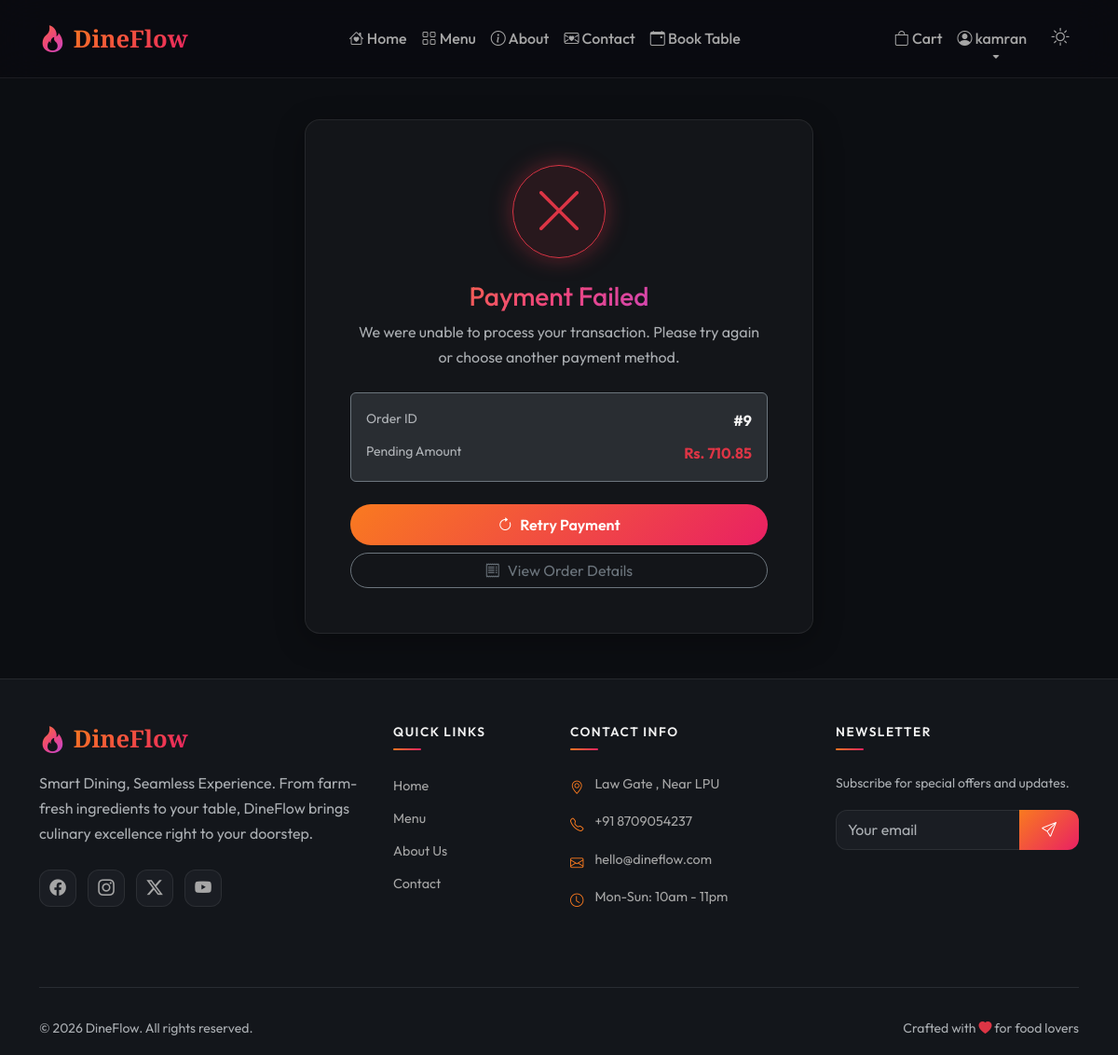
/payments/failure/9/ (signed in), run on the app's committed database.
### accounts/models.py (models this page shows, shortened)
class User(AbstractUser):
    class Role(models.TextChoices):
        CUSTOMER = 'customer', 'Customer'
        MANAGER = 'manager', 'Restaurant Manager'
        ADMIN = 'admin', 'Administrator'
    role = models.CharField(
        max_length=20,
        choices=Role.choices,
        default=Role.CUSTOMER,
    )
    phone = models.CharField(max_length=20, blank=True, null=True)
    address = models.TextField(blank=True, null=True)
    city = models.CharField(max_length=100, blank=True, null=True)
    state = models.CharField(max_length=100, blank=True, null=True)
    zip_code = models.CharField(max_length=20, blank=True, null=True)
    profile_picture = models.ImageField(
        upload_to='profile_pics/',
        blank=True,
        null=True,
        default='profile_pics/default.png',
    )
    created_at = models.DateTimeField(auto_now_add=True)
    updated_at = models.DateTimeField(auto_now=True)
    class Meta:
        verbose_name = 'User'
        verbose_name_plural = 'Users'
        ordering = ['-created_at']

### orders/models.py (models this page shows, shortened)
class Order(models.Model):
    class OrderStatus(models.TextChoices):
        PENDING = 'pending', 'Pending'
        ACCEPTED = 'accepted', 'Accepted'
        PREPARING = 'preparing', 'Preparing'
        READY = 'ready', 'Ready'
        OUT_FOR_DELIVERY = 'out_for_delivery', 'Out For Delivery'
        DELIVERED = 'delivered', 'Delivered'
        CANCELLED = 'cancelled', 'Cancelled'
    class PaymentStatus(models.TextChoices):
        PENDING = 'pending', 'Pending'
        PAID = 'paid', 'Paid'
        FAILED = 'failed', 'Failed'
        REFUNDED = 'refunded', 'Refunded'
    customer = models.ForeignKey(
        settings.AUTH_USER_MODEL,
        on_delete=models.CASCADE,
        related_name='orders',
    )
    total_amount = models.DecimalField(max_digits=10, decimal_places=2, default=0)
    payment_status = models.CharField(
        max_length=20,
        choices=PaymentStatus.choices,
        default=PaymentStatus.PENDING,
    )
    order_status = models.CharField(
        max_length=20,
        choices=OrderStatus.choices,
        default=OrderStatus.PENDING,
    )
    delivery_address = models.TextField(blank=True, null=True)
    special_instructions = models.TextField(blank=True, null=True)
    order_date = models.DateTimeField(auto_now_add=True)
    updated_at = models.DateTimeField(auto_now=True)
    class Meta:
        verbose_name = 'Order'
        verbose_name_plural = 'Orders'
        ordering = ['-order_date']

### payments/views.py (the view)
# urls.py: path('failure/<int:order_id>/', views.payment_failure_view, name='failure'),
@login_required
def payment_failure_view(request, order_id):
    order = get_object_or_404(Order, pk=order_id, customer=request.user)
    return render(request, 'payments/failure.html', {'order': order})

### cart/context_processors.py (called while the page is built)
def cart_item_count(request):
    count = 0
    if request.user.is_authenticated:
        try:
            from .models import Cart
            cart = Cart.objects.get(user=request.user)
            count = cart.total_items
        except Cart.DoesNotExist:
            count = 0
    return {'cart_item_count': count}

### cart/models.py (called while the page is built)
    @property
    def total_items(self):
        return sum(item.quantity for item in self.items.all())

### templates/payments/failure.html (shortened to what this page needs)
{% extends 'base.html' %}
{% load static %}
{% block content %}
<section class="payment-status-section py-5">
    <div class="container" style="margin-top: 80px;">
        <div class="row justify-content-center">
            <div class="col-md-7 col-lg-6 text-center animate-fade-up">
                <div class="glass-card p-5">
                    <div class="mb-4 d-inline-flex align-items-center justify-content-center bg-danger bg-opacity-10 border border-danger rounded-circle" style="width: 100px; height: 100px; box-shadow: 0 0 25px rgba(220, 53, 69, 0.4);">
                        <i class="bi bi-x-lg text-danger" style="font-size: 3.5rem;"></i>
                    </div>
                    <h2 class="font-heading h3 text-gradient mb-2">Payment Failed</h2>
                    <p class="text-muted mb-4">We were unable to process your transaction. Please try again or choose another payment method.</p>
                    <div class="p-3 bg-secondary bg-opacity-25 rounded border border-secondary text-start mb-4">
                        <div class="d-flex justify-content-between mb-2">
                            <span class="text-muted small">Order ID</span>
                            <span class="fw-bold">#{{ order.pk }}</span>
                        </div>
                        <div class="d-flex justify-content-between">
                            <span class="text-muted small">Pending Amount</span>
                            <span class="fw-bold text-danger">Rs. {{ order.total_amount }}</span>
                        </div>
                    </div>
                    <div class="d-grid gap-2">
                        <a href="{% url 'payments:process' order.pk %}" class="btn btn-gradient-primary rounded-pill py-2.5">
                            <i class="bi bi-arrow-clockwise me-2"></i>Retry Payment
                        </a>
                        <a href="{% url 'orders:detail' order.pk %}" class="btn btn-outline-secondary rounded-pill py-2.5">
                            <i class="bi bi-receipt me-2"></i>View Order Details
                        </a>
                    </div>
                </div>
            </div>
        </div>
    </div>
</section>
{% endblock %}

### templates/base.html (shortened to what this page needs)
{% load static %}
<!DOCTYPE html>
<html lang="en" data-bs-theme="dark">
<head>
    <link href="https://cdn.jsdelivr.net/npm/bootstrap@5.3.3/dist/css/bootstrap.min.css" rel="stylesheet">
    <link href="https://cdn.jsdelivr.net/npm/bootstrap-icons@1.11.3/font/bootstrap-icons.min.css" rel="stylesheet">
    <link rel="stylesheet" href="{% static 'css/style.css' %}">
</head>
<body>
    <nav class="navbar navbar-expand-lg fixed-top glass-navbar" id="mainNavbar">
        <div class="container">
            <a class="navbar-brand brand-logo" href="{% url 'core:home' %}">
                <i class="bi bi-fire text-gradient"></i>
                <span class="brand-text">DineFlow</span>
            </a>
            <div class="collapse navbar-collapse" id="navbarNav">
                <ul class="navbar-nav mx-auto">
                    <li class="nav-item">
                        <a class="nav-link" href="{% url 'core:home' %}">
                            <i class="bi bi-house-heart"></i> Home
                        </a>
                    </li>
                    <li class="nav-item">
                        <a class="nav-link" href="{% url 'menu:list' %}">
                            <i class="bi bi-grid"></i> Menu
                        </a>
                    </li>
                    <li class="nav-item">
                        <a class="nav-link" href="{% url 'core:about' %}">
                            <i class="bi bi-info-circle"></i> About
                        </a>
                    </li>
                    <li class="nav-item">
                        <a class="nav-link" href="{% url 'core:contact' %}">
                            <i class="bi bi-envelope-heart"></i> Contact
                        </a>
                    </li>
                    <li class="nav-item">
                        <a class="nav-link" href="{% url 'reservations:create' %}">
                            <i class="bi bi-calendar-event"></i> Book Table
                        </a>
                    </li>
                </ul>
                <ul class="navbar-nav">
                    {% if user.is_authenticated %}
                    <li class="nav-item">
                        <a class="nav-link cart-link" href="{% url 'cart:view' %}">
                            <i class="bi bi-bag"></i> Cart
                        </a>
                    </li>
                    <li class="nav-item dropdown">
                        <a class="nav-link dropdown-toggle" href="#" role="button" data-bs-toggle="dropdown">
                            <i class="bi bi-person-circle"></i>
                            {{ user.first_name|default:user.username }}
                        </a>
                    </li>
                    {% endif %}
                    <li class="nav-item ms-2">
                        <button class="btn btn-link nav-link theme-toggle" id="themeToggle" title="Toggle theme">
                            <i class="bi bi-moon-stars" id="themeIcon"></i>
                        </button>
                    </li>
                </ul>
            </div>
        </div>
    </nav>
    <main id="mainContent">
        {% block content %}{% endblock %}
    </main>
    <footer class="footer-section">
        <div class="container">
            <div class="row g-4 py-5">
                <div class="col-lg-4">
                    <h4 class="brand-logo mb-3">
                        <i class="bi bi-fire text-gradient"></i>
                        <span class="brand-text">DineFlow</span>
                    </h4>
                    <p class="text-muted mb-4">
                        Smart Dining, Seamless Experience. From farm-fresh ingredients to your table,
                        DineFlow brings culinary excellence right to your doorstep.
                    </p>
                    <div class="social-links">
                        <a href="#" class="social-link"><i class="bi bi-facebook"></i></a>
                        <a href="#" class="social-link"><i class="bi bi-instagram"></i></a>
                        <a href="#" class="social-link"><i class="bi bi-twitter-x"></i></a>
                        <a href="#" class="social-link"><i class="bi bi-youtube"></i></a>
                    </div>
                </div>
                <div class="col-lg-2 col-md-4">
                    <h6 class="footer-heading">Quick Links</h6>
                    <ul class="footer-links">
                        <li><a href="{% url 'core:home' %}">Home</a></li>
                        <li><a href="{% url 'menu:list' %}">Menu</a></li>
                        <li><a href="{% url 'core:about' %}">About Us</a></li>
                        <li><a href="{% url 'core:contact' %}">Contact</a></li>
                    </ul>
                </div>
                <div class="col-lg-3 col-md-4">
                    <h6 class="footer-heading">Contact Info</h6>
                    <ul class="footer-contact">
                        <li><i class="bi bi-geo-alt"></i> Law Gate , Near LPU</li>
                        <li><i class="bi bi-telephone"></i> +91 8709054237</li>
                        <li><i class="bi bi-envelope"></i> hello@dineflow.com</li>
                        <li><i class="bi bi-clock"></i> Mon-Sun: 10am - 11pm</li>
                    </ul>
                </div>
                <div class="col-lg-3 col-md-4">
                    <h6 class="footer-heading">Newsletter</h6>
                    <p class="text-muted small">Subscribe for special offers and updates.</p>
                    <form class="newsletter-form">
                        <div class="input-group">
                            <input type="email" class="form-control" placeholder="Your email">
                            <button class="btn btn-gradient-primary" type="button">
                                <i class="bi bi-send"></i>
                            </button>
                        </div>
                    </form>
                </div>
            </div>
            <hr class="border-secondary">
            <div class="row py-3">
                <div class="col-md-6">
                    <p class="text-muted small mb-0">&copy; 2026 DineFlow. All rights reserved.</p>
                </div>
                <div class="col-md-6 text-md-end">
                    <p class="text-muted small mb-0">Crafted with <i class="bi bi-heart-fill text-danger"></i> for food
                        lovers</p>
                </div>
            </div>
        </div>
    </footer>
</body>
</html>

### data on the page
User: first_name "kamran"
Order: pk "9", total_amount "710.85"
